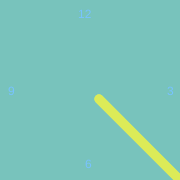
Frame 1 (no input)
Frame 60 (no input): identical to frame 1, image omitted
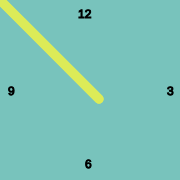
Frame 120 (the mouse pressed at the canvas centre since frame 60)

The p5.js sketch that drew these frames (run headless with seeded random() and noise() and a simulated clock; from frame 60 on, the mouse is pressed at the canvas centre):

// p5.js sketch
// ── sketch.js
var w;
var c;
function setup() {
  createCanvas(180, 180);
  w = new Compose();
  c = new Compose2();

}
function draw() {
  background(120,195,188);
  w.update();
  w.display();
  c.update2();
  c.display2();
}
  
function Compose() {  
    this.pos =  createVector(width/2,height/2);
  this.update = function(){
    var center =createVector(mouseX,mouseY);
    this.pos.sub(center);
  }
  this.display  = function(){ 
  translate(width/2,height/2);
  strokeWeight(9);  
  stroke(220,235,88);
  line(9,9,this.pos.x,this.pos.y);
      line(9,9,this.pos.x,this.pos.x);
    line(9,9,this.pos.y,this.pos.y);
  }
}
  
function Compose2() {  
  this.update2 = function(){
      var center2 =createVector(mouseY,mouseX);
   
  }
  this.display2  = function(){ 
  if (mouseIsPressed){
  fill(0);
   stroke(0);
 }else{
   
    fill(120,195,1880);
    stroke(120,195,188);
 }
    strokeWeight(1);
    let names = '12,3,6,9';
    let splitString = split(names, ',');
    text(splitString[0], -12, -72);
    text(splitString[1], 77, 5);
    text(splitString[2], -5, 78);
    text(splitString[3], -82, 5);
    
  }
}
